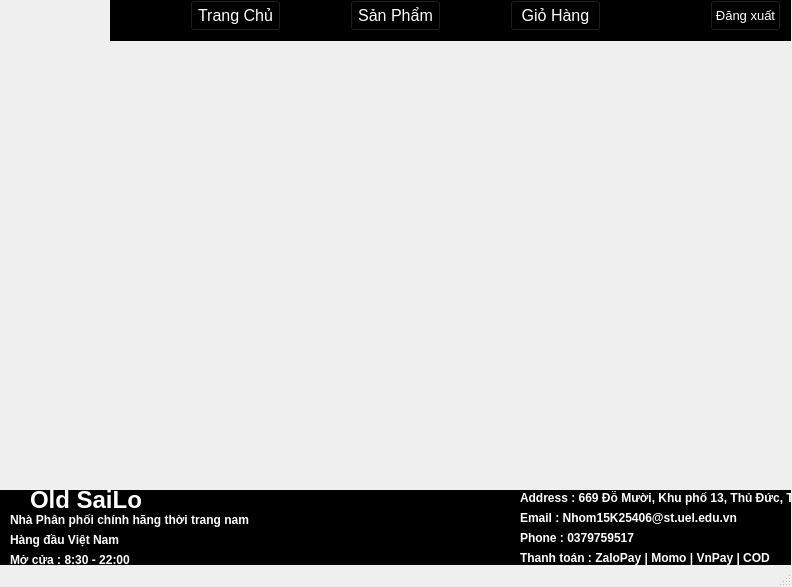
<?xml version="1.0" encoding="UTF-8"?>
<ui version="4.0">
 <class>MainWindow</class>
 <widget class="QMainWindow" name="MainWindow">
  <property name="geometry">
   <rect>
    <x>0</x>
    <y>0</y>
    <width>792</width>
    <height>587</height>
   </rect>
  </property>
  <property name="windowTitle">
   <string>MainWindow</string>
  </property>
  <widget class="QWidget" name="centralwidget">
   <widget class="QPushButton" name="dangxuat">
    <property name="geometry">
     <rect>
      <x>710</x>
      <y>0</y>
      <width>71</width>
      <height>31</height>
     </rect>
    </property>
    <property name="font">
     <font>
      <pointsize>10</pointsize>
     </font>
    </property>
    <property name="styleSheet">
     <string notr="true">color: rgb(255, 255, 255);
background-color: rgb(0, 0, 0);</string>
    </property>
    <property name="text">
     <string>Đăng xuất</string>
    </property>
   </widget>
   <widget class="QWidget" name="widget_2" native="true">
    <property name="geometry">
     <rect>
      <x>110</x>
      <y>0</y>
      <width>681</width>
      <height>41</height>
     </rect>
    </property>
    <property name="styleSheet">
     <string notr="true">background-color: rgb(0, 0, 0);</string>
    </property>
    <widget class="QPushButton" name="trangchu">
     <property name="geometry">
      <rect>
       <x>80</x>
       <y>0</y>
       <width>91</width>
       <height>31</height>
      </rect>
     </property>
     <property name="font">
      <font>
       <pointsize>12</pointsize>
      </font>
     </property>
     <property name="styleSheet">
      <string notr="true">color: rgb(255, 255, 255);
background-color: rgb(0, 0, 0);</string>
     </property>
     <property name="text">
      <string>Trang Chủ</string>
     </property>
    </widget>
    <widget class="QPushButton" name="sanpham">
     <property name="geometry">
      <rect>
       <x>240</x>
       <y>0</y>
       <width>91</width>
       <height>31</height>
      </rect>
     </property>
     <property name="font">
      <font>
       <pointsize>12</pointsize>
      </font>
     </property>
     <property name="styleSheet">
      <string notr="true">color: rgb(255, 255, 255);
background-color: rgb(0, 0, 0);</string>
     </property>
     <property name="text">
      <string>Sản Phẩm</string>
     </property>
    </widget>
    <widget class="QPushButton" name="giohang">
     <property name="geometry">
      <rect>
       <x>400</x>
       <y>0</y>
       <width>91</width>
       <height>31</height>
      </rect>
     </property>
     <property name="font">
      <font>
       <pointsize>12</pointsize>
      </font>
     </property>
     <property name="styleSheet">
      <string notr="true">color: rgb(255, 255, 255);
background-color: rgb(0, 0, 0);</string>
     </property>
     <property name="text">
      <string>Giỏ Hàng</string>
     </property>
    </widget>
   </widget>
   <widget class="QLabel" name="label_15">
    <property name="geometry">
     <rect>
      <x>10</x>
      <y>510</y>
      <width>281</width>
      <height>21</height>
     </rect>
    </property>
    <property name="text">
     <string>&lt;html&gt;&lt;head/&gt;&lt;body&gt;&lt;p&gt;&lt;span style=&quot; font-weight:600; color:#ffffff;&quot;&gt;Nhà Phân phối chính hãng thời trang nam&lt;/span&gt;&lt;/p&gt;&lt;/body&gt;&lt;/html&gt;</string>
    </property>
   </widget>
   <widget class="QWidget" name="widget" native="true">
    <property name="geometry">
     <rect>
      <x>0</x>
      <y>490</y>
      <width>791</width>
      <height>91</height>
     </rect>
    </property>
    <property name="styleSheet">
     <string notr="true">background-color: rgb(0, 0, 0);</string>
    </property>
    <widget class="QLabel" name="label_28">
     <property name="geometry">
      <rect>
       <x>10</x>
       <y>40</y>
       <width>281</width>
       <height>21</height>
      </rect>
     </property>
     <property name="text">
      <string>&lt;html&gt;&lt;head/&gt;&lt;body&gt;&lt;p&gt;&lt;span style=&quot; font-weight:600; color:#ffffff;&quot;&gt;Hàng đầu Việt Nam&lt;/span&gt;&lt;/p&gt;&lt;/body&gt;&lt;/html&gt;</string>
     </property>
    </widget>
    <widget class="QLabel" name="label_23">
     <property name="geometry">
      <rect>
       <x>520</x>
       <y>0</y>
       <width>381</width>
       <height>16</height>
      </rect>
     </property>
     <property name="text">
      <string>&lt;html&gt;&lt;head/&gt;&lt;body&gt;&lt;p&gt;&lt;span style=&quot; font-weight:600; color:#ffffff;&quot;&gt;Address : 669 Đỗ Mười, Khu phố 13, Thủ Đức, TP.HCM&lt;/span&gt;&lt;/p&gt;&lt;/body&gt;&lt;/html&gt;</string>
     </property>
    </widget>
    <widget class="QLabel" name="label_14">
     <property name="geometry">
      <rect>
       <x>520</x>
       <y>20</y>
       <width>311</width>
       <height>16</height>
      </rect>
     </property>
     <property name="text">
      <string>&lt;html&gt;&lt;head/&gt;&lt;body&gt;&lt;p&gt;&lt;span style=&quot; font-weight:600; color:#ffffff;&quot;&gt;Email : Nhom15K25406@st.uel.edu.vn&lt;/span&gt;&lt;/p&gt;&lt;/body&gt;&lt;/html&gt;</string>
     </property>
    </widget>
    <widget class="QLabel" name="label_27">
     <property name="geometry">
      <rect>
       <x>10</x>
       <y>60</y>
       <width>281</width>
       <height>21</height>
      </rect>
     </property>
     <property name="text">
      <string>&lt;html&gt;&lt;head/&gt;&lt;body&gt;&lt;p&gt;&lt;span style=&quot; font-weight:600; color:#ffffff;&quot;&gt;Mở cửa : 8:30 - 22:00&lt;/span&gt;&lt;/p&gt;&lt;/body&gt;&lt;/html&gt;</string>
     </property>
    </widget>
    <widget class="QLabel" name="label_22">
     <property name="geometry">
      <rect>
       <x>520</x>
       <y>60</y>
       <width>341</width>
       <height>16</height>
      </rect>
     </property>
     <property name="text">
      <string>&lt;html&gt;&lt;head/&gt;&lt;body&gt;&lt;p&gt;&lt;span style=&quot; font-weight:600; color:#ffffff;&quot;&gt;Thanh toán : ZaloPay | Momo | VnPay | COD&lt;/span&gt;&lt;/p&gt;&lt;/body&gt;&lt;/html&gt;</string>
     </property>
    </widget>
    <widget class="QLabel" name="label_17">
     <property name="geometry">
      <rect>
       <x>520</x>
       <y>40</y>
       <width>231</width>
       <height>16</height>
      </rect>
     </property>
     <property name="text">
      <string>&lt;html&gt;&lt;head/&gt;&lt;body&gt;&lt;p&gt;&lt;span style=&quot; font-weight:600; color:#ffffff;&quot;&gt;Phone : 0379759517&lt;/span&gt;&lt;/p&gt;&lt;/body&gt;&lt;/html&gt;</string>
     </property>
    </widget>
    <widget class="QLabel" name="label_13">
     <property name="geometry">
      <rect>
       <x>30</x>
       <y>-10</y>
       <width>111</width>
       <height>41</height>
      </rect>
     </property>
     <property name="text">
      <string>&lt;html&gt;&lt;head/&gt;&lt;body&gt;&lt;p&gt;&lt;span style=&quot; font-size:18pt; font-weight:600; color:#ffffff;&quot;&gt;Old SaiLor&lt;/span&gt;&lt;/p&gt;&lt;/body&gt;&lt;/html&gt;</string>
     </property>
    </widget>
   </widget>
   <widget class="QLabel" name="cuoi">
    <property name="geometry">
     <rect>
      <x>0</x>
      <y>400</y>
      <width>791</width>
      <height>91</height>
     </rect>
    </property>
    <property name="text">
     <string/>
    </property>
    <property name="scaledContents">
     <bool>true</bool>
    </property>
   </widget>
   <widget class="QLabel" name="anh">
    <property name="geometry">
     <rect>
      <x>90</x>
      <y>80</y>
      <width>611</width>
      <height>291</height>
     </rect>
    </property>
    <property name="text">
     <string/>
    </property>
    <property name="scaledContents">
     <bool>true</bool>
    </property>
   </widget>
   <widget class="QLabel" name="logo">
    <property name="geometry">
     <rect>
      <x>0</x>
      <y>0</y>
      <width>111</width>
      <height>41</height>
     </rect>
    </property>
    <property name="text">
     <string/>
    </property>
    <property name="scaledContents">
     <bool>true</bool>
    </property>
   </widget>
   <zorder>widget</zorder>
   <zorder>widget_2</zorder>
   <zorder>dangxuat</zorder>
   <zorder>label_15</zorder>
   <zorder>cuoi</zorder>
   <zorder>anh</zorder>
   <zorder>logo</zorder>
  </widget>
  <widget class="QMenuBar" name="menubar">
   <property name="geometry">
    <rect>
     <x>0</x>
     <y>0</y>
     <width>792</width>
     <height>18</height>
    </rect>
   </property>
  </widget>
  <widget class="QStatusBar" name="statusbar"/>
 </widget>
 <resources/>
 <connections/>
</ui>
